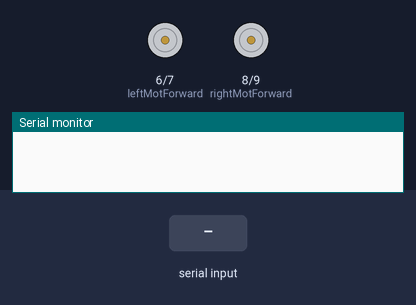
The sketch below on a simulated Arduino Uno, built with avr-gcc and run on an emulated ATmega328P. Parts: motor-driver pin pairs drawn as motors (green arrow = first pin HIGH = forward, orange = second pin HIGH = backward, longer = more drive, scaled by the enable pin), the last lines printed to the serial monitor. Inputs (shaded band) come from the test bench.

Above: at 1.2 s.
1.3 s: "f" received over the second serial link
At 1.7 s:
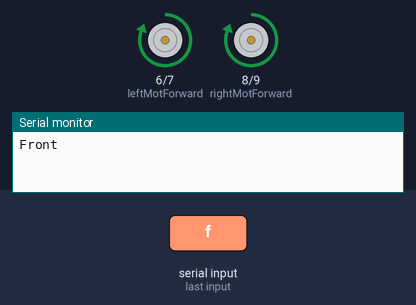
2.8 s: "b" received over the second serial link
At 4.0 s:
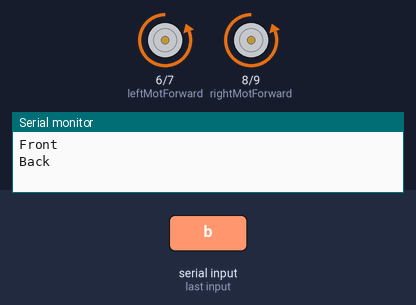
4.3 s: "r" received over the second serial link
At 5.2 s:
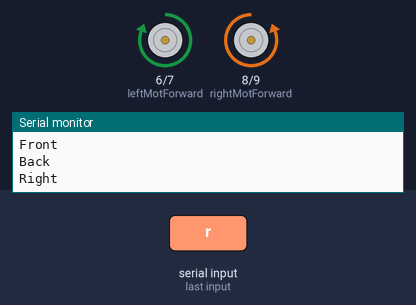
5.8 s: "l" received over the second serial link
At 6.3 s:
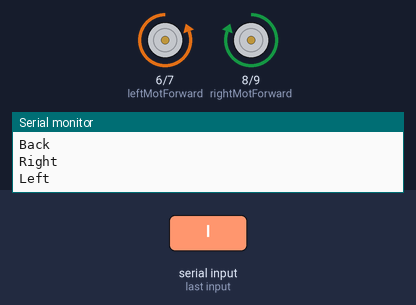
7.3 s: "0" received over the second serial link
At 8.7 s:
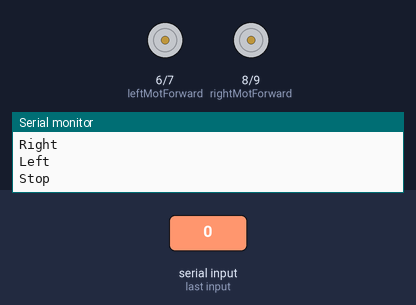
Timing chart, 0 to 9.8 s (numbered marks = the images above; inputs shaded):
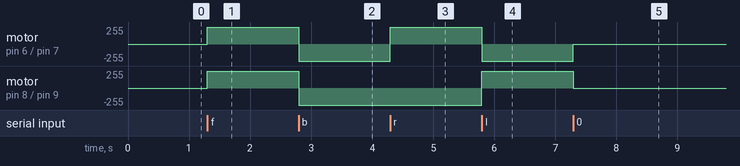

The sketch:

Bluetooth_Controlled_Motor.ino
```cpp
#include <SoftwareSerial.h>

SoftwareSerial mySerial(2, 3);   // (RX_Pin, TX_Pin)


/*Defining Arduino Pins*/
#define leftMotorPWM 5
#define leftMotForward 6
#define leftMotBackward 7
#define rightMotForward 8
#define rightMotBackward 9
#define rightMotorPWM 10


/*Motor Speed defines this two variable. Value of these two variables varies 0~255 */
int leftMotorSpeed = 255;
int rightMotorSpeed = 255;

void setup()
{
  pinMode(leftMotorPWM, OUTPUT);
  pinMode(leftMotForward, OUTPUT);
  pinMode(leftMotBackward, OUTPUT);
  pinMode(rightMotForward, OUTPUT);
  pinMode(rightMotBackward, OUTPUT);
  pinMode(rightMotorPWM, OUTPUT);
  Serial.begin(9600);
  mySerial.begin(9600);
}


void loop()
{
  if (mySerial.available() > 0)
  {
    char x = mySerial.read();

    if (x == 'f') //front
    {
      Serial.println("Front");
      analogWrite(leftMotorPWM, leftMotorSpeed);
      analogWrite(rightMotorPWM, rightMotorSpeed);
      digitalWrite(leftMotForward , HIGH);
      digitalWrite(leftMotBackward , LOW);
      digitalWrite(rightMotForward , HIGH);
      digitalWrite(rightMotBackward , LOW);
      delay(100);
    }

    if (x == 'b') //back
    {
      Serial.println("Back");
      analogWrite(leftMotorPWM, leftMotorSpeed);
      analogWrite(rightMotorPWM, rightMotorSpeed);
      digitalWrite(leftMotForward , LOW);
      digitalWrite(leftMotBackward , HIGH);
      digitalWrite(rightMotForward , LOW);
      digitalWrite(rightMotBackward , HIGH);
      delay(100);
    }

    if (x == 'r') //right
    {
      Serial.println("Right");
      analogWrite(leftMotorPWM, leftMotorSpeed);
      analogWrite(rightMotorPWM, rightMotorSpeed);
      digitalWrite(leftMotForward , HIGH);
      digitalWrite(leftMotBackward , LOW);
      digitalWrite(rightMotForward , LOW);
      digitalWrite(rightMotBackward , HIGH);
      delay(100);
    }

    if (x == 'l') //left
    {
      Serial.println("Left");
      analogWrite(leftMotorPWM, leftMotorSpeed);
      analogWrite(rightMotorPWM, rightMotorSpeed);
      digitalWrite(leftMotForward , LOW);
      digitalWrite(leftMotBackward , HIGH);
      digitalWrite(rightMotForward , HIGH);
      digitalWrite(rightMotBackward , LOW);
      delay(100);
    }

    if (x == '0') //stop(default)
    {
      Serial.println("Stop");
      analogWrite(leftMotorPWM, leftMotorSpeed);
      analogWrite(rightMotorPWM, rightMotorSpeed);
      digitalWrite(leftMotForward , LOW);
      digitalWrite(leftMotBackward , LOW);
      digitalWrite(rightMotForward , LOW);
      digitalWrite(rightMotBackward , LOW);
      delay(100);
    }

  }


}
```

Measured:
- after the input at 1.3 s, motor on pin 6 (leftMotForward) / pin 7 (leftMotBackward), motor on pin 8 (rightMotForward) / pin 9 (rightMotBackward): stopped → forward 255/255 at once
- after the input at 2.8 s, motor on pin 6 (leftMotForward) / pin 7 (leftMotBackward), motor on pin 8 (rightMotForward) / pin 9 (rightMotBackward): forward 255/255 → backward 255/255 at once
- after the input at 4.3 s, motor on pin 6 (leftMotForward) / pin 7 (leftMotBackward): backward 255/255 → forward 255/255 at once
- after the input at 5.8 s, motor on pin 6 (leftMotForward) / pin 7 (leftMotBackward): forward 255/255 → backward 255/255 at once; motor on pin 8 (rightMotForward) / pin 9 (rightMotBackward): backward 255/255 → forward 255/255 at once
- after the input at 7.3 s, motor on pin 6 (leftMotForward) / pin 7 (leftMotBackward): backward 255/255 → stopped at once; motor on pin 8 (rightMotForward) / pin 9 (rightMotBackward): forward 255/255 → stopped at once
